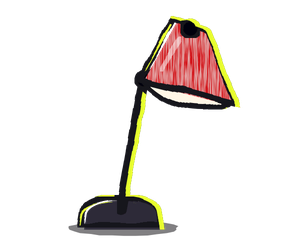
#> input picture games/out-of-scope/bug/pass/desk-lamp.png, 306 x 243 px, given in place of sticky-pad.png, which was not available
$ python checks.py
#> lines starting #> are read from the running program, lines starting #| are printed output that depends on the picture; pictures that were not available may be replaced by others from this repository, and a replacement may not be noted
#!/usr/bin/env python3
"""Build the pass group's check sheets from the final files in bug/.
   rewards-120.png : each reward at 120 px tall on its row ground, on night, on linen, and in greyscale on its ground
   grounds.png     : the three grounds at full size, at 120 px tall, and in greyscale (tier check)
"""
import os
from PIL import Image, ImageDraw, ImageFont, ImageOps
os.chdir('/home/claude/designpass')
F = 'pack/tools/fonts/'
def font(n, s):
    try: return ImageFont.truetype(F + n, s)
    except Exception: return ImageFont.load_default()
NIGHT, LINEN, BGC = (11, 9, 16), (241, 236, 228), (40, 40, 44)
ROW = {'sticky-pad': 'free', 'paperclip-trail': 'free', 'desk-lamp': 'pass', 'envelope-trail': 'pass', 'pinstripe-glove': 'pass', 'night-window': 'bug'}
fs = font('GeistMono-Regular.ttf', 12)
CW, CH = 151, 120
# rewards at 120 px
S = Image.new('RGB', (40 + 6 * (CW + 16), 30 + 4 * (CH + 26) + 10), BGC); d = ImageDraw.Draw(S)
labels = ['on its row ground', 'on night #0B0910', 'on linen #F1ECE4', 'greyscale on its ground']
for r, lab in enumerate(labels): d.text((40, 12 + r * (CH + 26)), lab, fill=(190, 190, 190), font=fs)
for i, (rw, g) in enumerate(ROW.items()):
    R = Image.open(f'bug/pass/{rw}.png').convert('RGBA').resize((CW, CH), Image.LANCZOS)
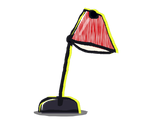
#> R: PIL image 151x120 RGBA; mean R, G, B, A 20.6, 15.7, 10.1, 35.4; transparent parts drawn white
    G = Image.open(f'bug/pass/ground-{g}.png').convert('RGBA').resize((CW, CH), Image.LANCZOS)
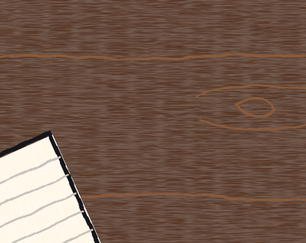
#> input picture games/out-of-scope/bug/pass/ground-free.png, 306 x 243 px, found by its file name
    x = 40 + i * (CW + 16)
    a = G.copy(); a.alpha_composite(R)
#> after `a.alpha_composite(R)`:
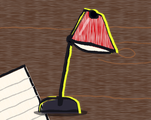
#> a: PIL image 151x120 RGBA; mean R, G, B, A 119.1, 92.4, 77.1, 255
    for r, bg in enumerate([a, Image.new('RGBA', (CW, CH), NIGHT + (255,)), Image.new('RGBA', (CW, CH), LINEN + (255,)), None]):
        y = 28 + r * (CH + 26)
        if r == 0: t = a
        elif r == 3: t = ImageOps.grayscale(a.convert('RGB')).convert('RGBA')
        else: t = bg.copy(); t.alpha_composite(R)
        S.paste(t.convert('RGB'), (x, y))
#> this loop made 4 passes
#> y on passes 1 to 3: 28, 174, 320
#> (bg, y) on pass 4: (None, 466)
#> pass 2, `t = bg.copy()`:
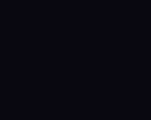
#> t: PIL image 151x120 RGBA; mean R, G, B, A 11, 9, 16, 255
#> pass 3, `t = bg.copy()`:
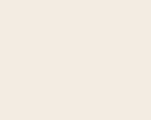
#> t: PIL image 151x120 RGBA; mean R, G, B, A 241, 236, 228, 255
#> after the loop:
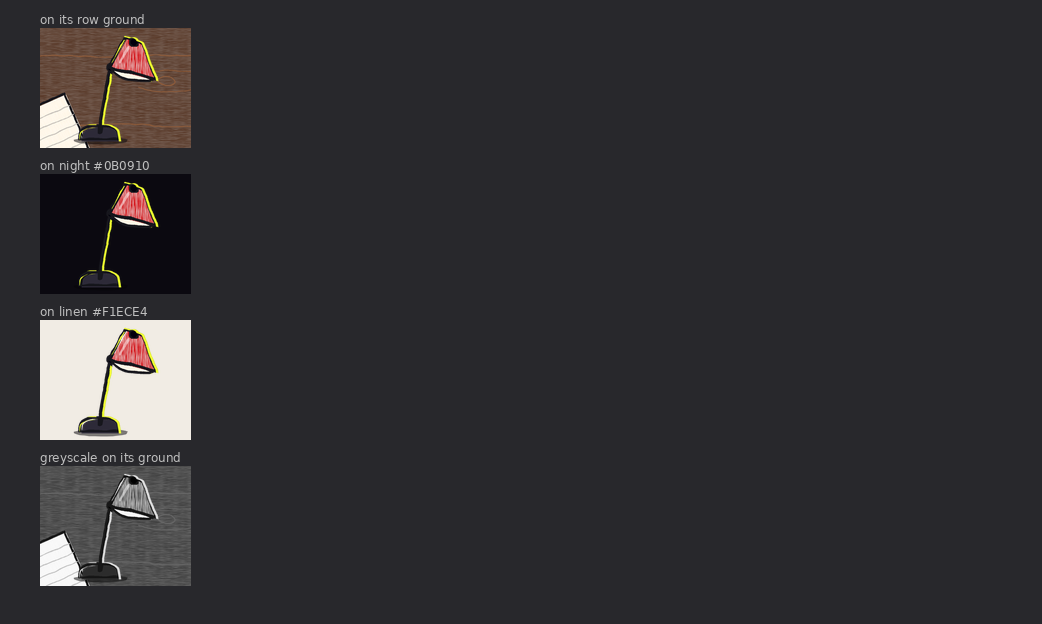
#> S: PIL image 1042x624 RGB; mean R, G, B 48.9, 47.7, 50.6
#> after the loop:
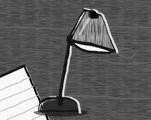
#> t: PIL image 151x120 RGBA; mean R, G, B, A 98.6, 98.6, 98.6, 255
    d.text((x, 28 + 4 * (CH + 26) - 22), f'{rw} ({g})', fill=(150, 150, 150), font=fs)
#> pass 2 of the loop `for i, (rw, g) in enumerate(ROW.items()):`:
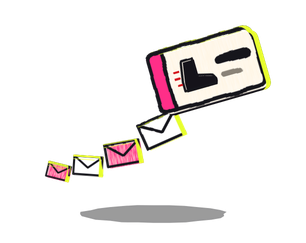
#> input picture games/out-of-scope/bug/pass/envelope-trail.png, 306 x 243 px, given in place of paperclip-trail.png, which was not available
#> `a.alpha_composite(R)`:
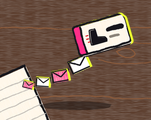
#> a: PIL image 151x120 RGBA; mean R, G, B, A 124.7, 100.3, 86.8, 255
#> the loop `for r, bg in enumerate([a, Image.new('RGBA', (CW, CH), NIGHT + (255,))..` made 4 passes
#> after the loop `for r, bg in enumerate([a, Image.new('RGBA', (CW, CH), NIGHT + (255,))..`:
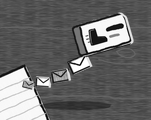
#> t: PIL image 151x120 RGBA; mean R, G, B, A 106.1, 106.1, 106.1, 255
#> (the run stopped early here; a loop or call above may not have finished)
